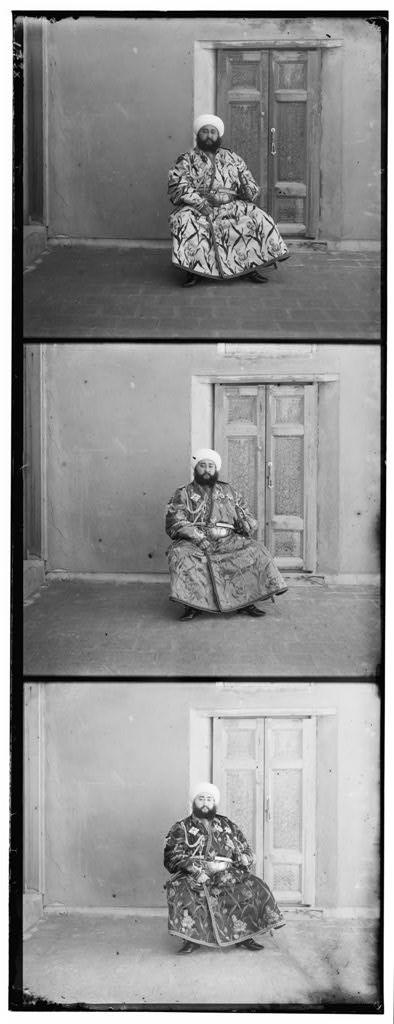
%> input picture 00153v.jpg, 394 x 1024 px
$ octave TempleSittingman.m   (GNU Octave 9; MATLAB toolbox functions it lacks are replaced by stand-ins)
%> lines starting %> are read from the running program, lines starting %| are printed output that depends on the picture
close all;
clear all;
% CS 543 Assignment 1, starter Matlab code
% Adapted from A. Efros
% (http://graphics.cs.cmu.edu/courses/15-463/2010_fall/hw/proj1/)

% name of the input file
imname = '00153v.jpg';
% imname = '00149v.jpg';
% read in the image
fullim = imread(imname);
%> fullim is the input picture: size 1024x394 uint8; min 0, max 255, mean 145.2

% convert to double matrix (might want to do this later on to same memory)
fullim = im2double(fullim);
%> fullim: size 1024x394 double

% compute the height of each part (just 1/3 of total)
height = floor(size(fullim,1)/3);
%> height = 341
% separate color channels
B = fullim(1:height,:);
G = fullim(height+1:height*2,:);
R = fullim(height*2+1:height*3,:);

[height width] = size(G)
%> width = 394
croppedHeightStart=20;
croppedHeightEnd=20;
croppedWidthStart=30;
croppedWidthEnd=20;
croppedR = R(croppedHeightStart:height-croppedHeightEnd,croppedWidthStart:width-croppedWidthEnd);
croppedG = G(croppedHeightStart:height-croppedHeightEnd,croppedWidthStart:width-croppedWidthEnd);
croppedB = B(croppedHeightStart:height-croppedHeightEnd,croppedWidthStart:width-croppedWidthEnd);

test(:,:,1) = croppedR;
test(:,:,2) = croppedG;
test(:,:,3) = croppedB;
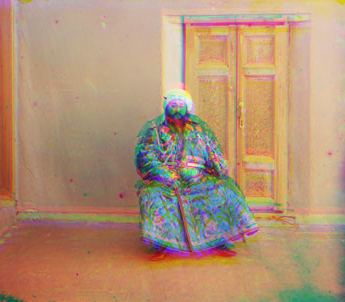
%> test: size 302x345x3 double; mean R, G, B 0.7, 0.572, 0.462
% [6 lines of commented-out code are left out]


[heightC widthC] = size(croppedR);
%> heightC = 302; widthC = 345
CcropGR= normxcorr2(gradient(croppedG),gradient(croppedR));
rangeC = CcropGR(heightC-15:heightC+15,widthC-15:widthC+15);


[rowC colC] = find(CcropGR==max(max(CcropGR)));
%> rowC = 295; colC = 343
offsetXCgr=widthC-colC
%> offsetXCgr = 2
offsetYCgr=heightC-rowC
%> offsetYCgr = 7
% [6 lines of commented-out code are left out]


newG = zeros(size(G));
for n=1:height
    if n-offsetYCgr>0 & n-offsetYCgr<height
        newG(n-offsetYCgr,:) = G(n,:);
    end
end
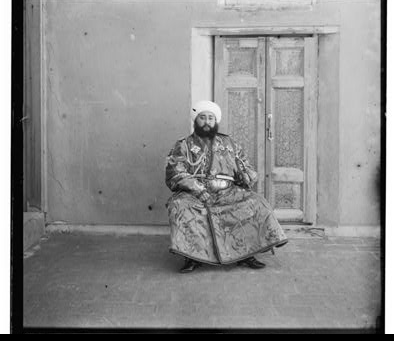
%> newG: size 341x394 double; min 0, max 1, mean 0.549

newerG = zeros(size(G));
for n=1:width
    if n-offsetXCgr>0 & n-offsetXCgr<=width
        newerG(:,n-offsetXCgr) = newG(:,n);
    end
end
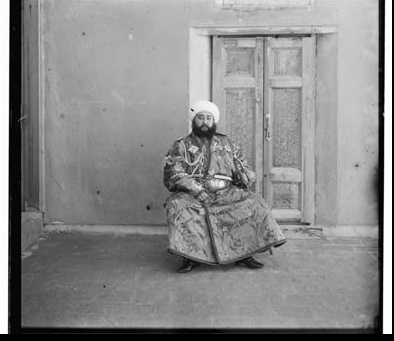
%> newerG: size 341x394 double; min 0, max 1, mean 0.544


% % % % B and R
Ccrop= normxcorr2(gradient(croppedR),gradient(croppedB));
[rowC colC] = find(Ccrop==max(max(Ccrop)));
%> rowC = 317; colC = 351

offsetXC=widthC -colC
%> offsetXC = -6
offsetYC=heightC - rowC
%> offsetYC = -15

newB = zeros(size(B));
for n=1:height
    if n+offsetYC>0 & n+offsetYC<height
        newB(n+offsetYC,:) = B(n,:);
    end
end
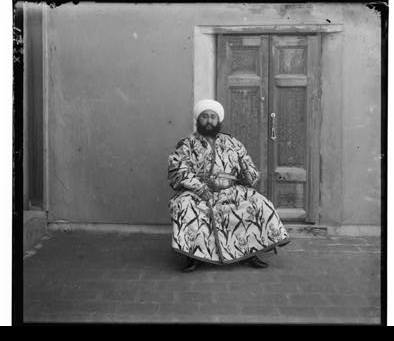
%> newB: size 341x394 double; min 0, max 1, mean 0.439

newerB = zeros(size(B));
for n=1:width
    if n+offsetXC>0 & n+offsetXC<width
        newerB(:,n+offsetXC) = newB(:,n);
    end
end
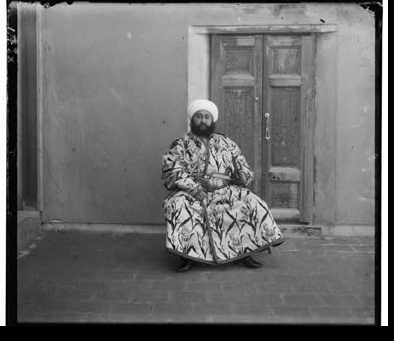
%> newerB: size 341x394 double; min 0, max 1, mean 0.424

% newColorImage(:,:,1) = zeros(size(G));
newColorImage(:,:,1) = R;
% newColorImage(:,:,2) = zeros(size(G));
newColorImage(:,:,2) = newerG;
% newColorImage(:,:,3) = zeros(size(G));
newColorImage(:,:,3) = newerB;
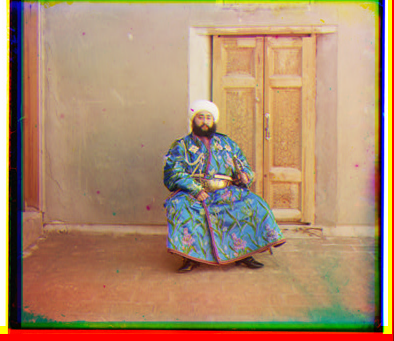
%> newColorImage: size 341x394x3 double; mean R, G, B 0.679, 0.544, 0.424
% imshow(newColorImage);

croped = newColorImage(20:height-20,30:width-20,:);
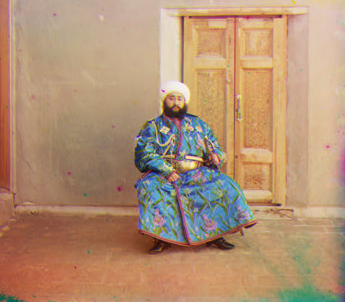
%> croped: size 302x345x3 double; mean R, G, B 0.7, 0.569, 0.455
figure;
% subplot(2,1, 2);
imshow(croped);
title('after alignment');
% open figure
%% figure(1);

% create a color image (3D array)
% ... use the "cat" command
% show the resulting image
% ... use the "imshow" command
% save result image
%% imwrite(colorim,['result-' imname]);
